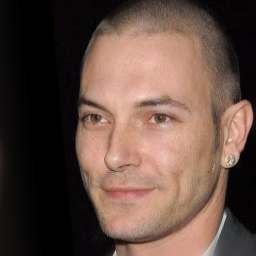
#> input picture deepfake-detector-prototype/face_crop_debug.png, 256 x 256 px; its folder holds only this picture in this run
$ python -i extract_face_forensic_features.py   (imports and definitions only)
#> lines starting #> are read from the running program, lines starting #| are printed output that depends on the picture

import cv2
import numpy as np
import pandas as pd

from pathlib import Path
from tqdm import tqdm

metadata_path = Path("datasets/metadata/ffpp_frame_metadata.csv")

frame_output = Path("datasets/metadata/ffpp_face_forensic_frame_features.csv")
video_output = Path("datasets/metadata/ffpp_face_forensic_video_features.csv")

# [1 line that did not run here, left out]

cascade_path = cv2.data.haarcascades + "haarcascade_frontalface_default.xml"
face_detector = cv2.CascadeClassifier(cascade_path)

# [2 lines not run here, left out]

image_extensions = {".jpg", ".jpeg", ".png", ".bmp"}


def extract_face_features(image_path):

    image = cv2.imread(str(image_path))
#> image is the input picture: shape (256, 256, 3); mean B, G, R 65.8, 75.6, 98.3

    if image is None:
        return None

    gray_image = cv2.cvtColor(image, cv2.COLOR_BGR2GRAY)
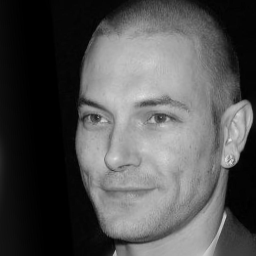
#> gray_image: shape (256, 256); min 0, max 227, mean 81.3

    faces = face_detector.detectMultiScale(
        gray_image,
        scaleFactor=1.1,
        minNeighbors=5,
        minSize=(60, 60)
    )
#> faces = [[49, 59, 162, 162]]

    if len(faces) == 0:
        return None

    # Select the largest detected face
    x, y, width, height = max(
        faces,
        key=lambda face: face[2] * face[3]
    )
#> x = 49; y = 59; width = 162; height = 162

    # Add a small margin around the face
    margin_x = int(width * 0.10)
#> margin_x = 16
    margin_y = int(height * 0.10)
#> margin_y = 16

    x1 = max(0, x - margin_x)
#> x1 = 33
    y1 = max(0, y - margin_y)
#> y1 = 43
    x2 = min(gray_image.shape[1], x + width + margin_x)
#> x2 = 227
    y2 = min(gray_image.shape[0], y + height + margin_y)
#> y2 = 237

    face = gray_image[y1:y2, x1:x2]
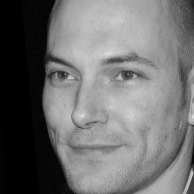
#> face: shape (194, 194); min 0, max 227, mean 110.5

    if face.size == 0:
        return None

    # Resize to a consistent size
    face = cv2.resize(face, (224, 224))
#> face: shape (224, 224)
    face = face.astype(np.float32) / 255.0

    # Noise residual features
    smoothed = cv2.GaussianBlur(face, (5, 5), 1.0)
    residual = face - smoothed
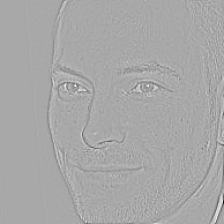
#> residual: shape (224, 224) float32; min -0.24, max 0.123, mean -4.94e-05; drawn with min black and max white

    residual_variance = float(np.var(residual))
#> residual_variance = 0.000111
    residual_mean_absolute = float(np.mean(np.abs(residual)))
#> residual_mean_absolute = 0.00573
    residual_energy = float(np.mean(residual ** 2))
#> residual_energy = 0.000111

    # FFT frequency features
    centered = face - np.mean(face)
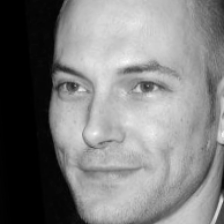
#> centered: shape (224, 224) float32; min -0.433, max 0.449, mean -2.57e-08; drawn with min black and max white

    fft = np.fft.fftshift(np.fft.fft2(centered))
    power = np.abs(fft) ** 2

    height, width = face.shape
#> height = 224; width = 224

    yy, xx = np.ogrid[:height, :width]
#> yy = 224 values from 0 to 223

    radius = np.sqrt(
        ((yy - height // 2) / height) ** 2 +
        ((xx - width // 2) / width) ** 2
    )

    low_mask = radius < 0.10
    mid_mask = (radius >= 0.10) & (radius < 0.30)
    high_mask = radius >= 0.30

    total_energy = float(np.sum(power)) + 1e-10
#> total_energy = 189635320.2

    low_ratio = float(np.sum(power[low_mask]) / total_energy)
#> low_ratio = 0.987
    mid_ratio = float(np.sum(power[mid_mask]) / total_energy)
#> mid_ratio = 0.0109
    high_ratio = float(np.sum(power[high_mask]) / total_energy)
#> high_ratio = 0.00203

    spectral_centroid = float(
        np.sum(radius * power) / total_energy
    )
#> spectral_centroid = 0.0112

    return {
        "face_area_ratio": float((x2 - x1) * (y2 - y1) / (image.shape[0] * image.shape[1])),
        "residual_variance": residual_variance,
        "residual_mean_absolute": residual_mean_absolute,
        "residual_energy": residual_energy,
        "low_frequency_ratio": low_ratio,
        "mid_frequency_ratio": mid_ratio,
        "high_frequency_ratio": high_ratio,
        "spectral_centroid": spectral_centroid
    }


frame_results = []

# [28 lines not run here, left out]


frame_df = pd.DataFrame(frame_results)

# [4 lines not run here, left out]

feature_columns = [
    "face_area_ratio",
    "residual_variance",
    "residual_mean_absolute",
    "residual_energy",
    "low_frequency_ratio",
    "mid_frequency_ratio",
    "high_frequency_ratio",
    "spectral_centroid"
]

# [3 lines that did not run here, left out]

# [4 lines that did not run here, left out]

# [1 line that did not run here, left out]

# [10 lines not run here, left out]

>>> result = extract_face_features('../deepfake-detector-prototype/face_crop_debug.png')
#> result = {'face_area_ratio': 0.574, 'residual_variance': 0.000111, 'residual_mean_absolute': 0.00573, 'residual_energy': 0.000111, 'low_frequency_ratio': 0.987, 'mid_frequency_ratio': 0.0109, 'high_frequency_ratio': 0.00203, 'spectral_centroid': 0.0112}
